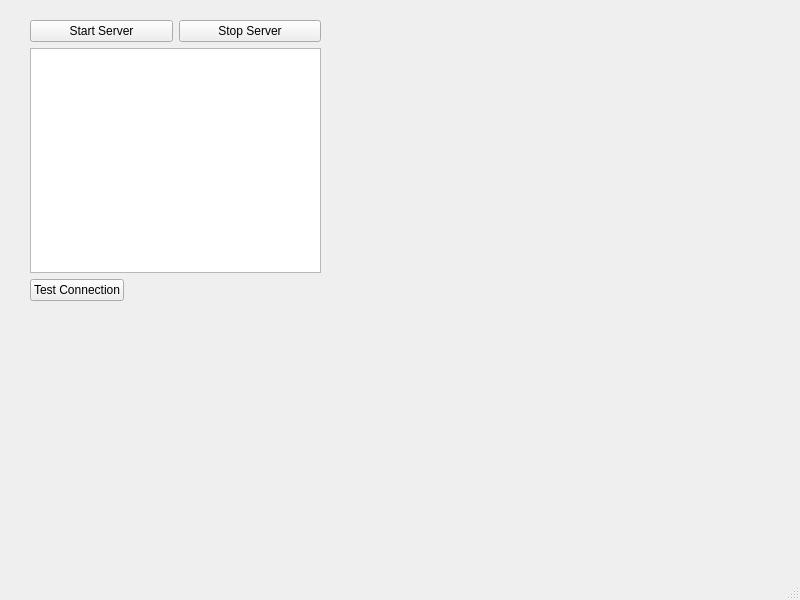
<?xml version="1.0" encoding="UTF-8"?>
<ui version="4.0">
 <class>MainWindow</class>
 <widget class="QMainWindow" name="MainWindow">
  <property name="geometry">
   <rect>
    <x>0</x>
    <y>0</y>
    <width>800</width>
    <height>600</height>
   </rect>
  </property>
  <property name="windowTitle">
   <string>MainWindow</string>
  </property>
  <widget class="QWidget" name="centralwidget">
   <widget class="QWidget" name="verticalLayoutWidget">
    <property name="geometry">
     <rect>
      <x>30</x>
      <y>20</y>
      <width>291</width>
      <height>281</height>
     </rect>
    </property>
    <layout class="QVBoxLayout" name="verticalLayout">
     <item>
      <layout class="QHBoxLayout" name="horizontalLayout">
       <item>
        <widget class="QPushButton" name="pushButton_startServer">
         <property name="text">
          <string>Start Server</string>
         </property>
        </widget>
       </item>
       <item>
        <widget class="QPushButton" name="pushButton_stopServer">
         <property name="text">
          <string>Stop Server</string>
         </property>
        </widget>
       </item>
      </layout>
     </item>
     <item>
      <widget class="QTextEdit" name="textEdit_log"/>
     </item>
     <item>
      <layout class="QHBoxLayout" name="horizontalLayout_2">
       <item>
        <widget class="QPushButton" name="pushButton_testConn">
         <property name="text">
          <string>Test Connection</string>
         </property>
        </widget>
       </item>
       <item>
        <spacer name="horizontalSpacer">
         <property name="orientation">
          <enum>Qt::Horizontal</enum>
         </property>
         <property name="sizeHint" stdset="0">
          <size>
           <width>40</width>
           <height>20</height>
          </size>
         </property>
        </spacer>
       </item>
      </layout>
     </item>
    </layout>
   </widget>
  </widget>
  <widget class="QMenuBar" name="menubar">
   <property name="geometry">
    <rect>
     <x>0</x>
     <y>0</y>
     <width>800</width>
     <height>22</height>
    </rect>
   </property>
  </widget>
  <widget class="QStatusBar" name="statusbar"/>
 </widget>
 <resources/>
 <connections/>
</ui>
